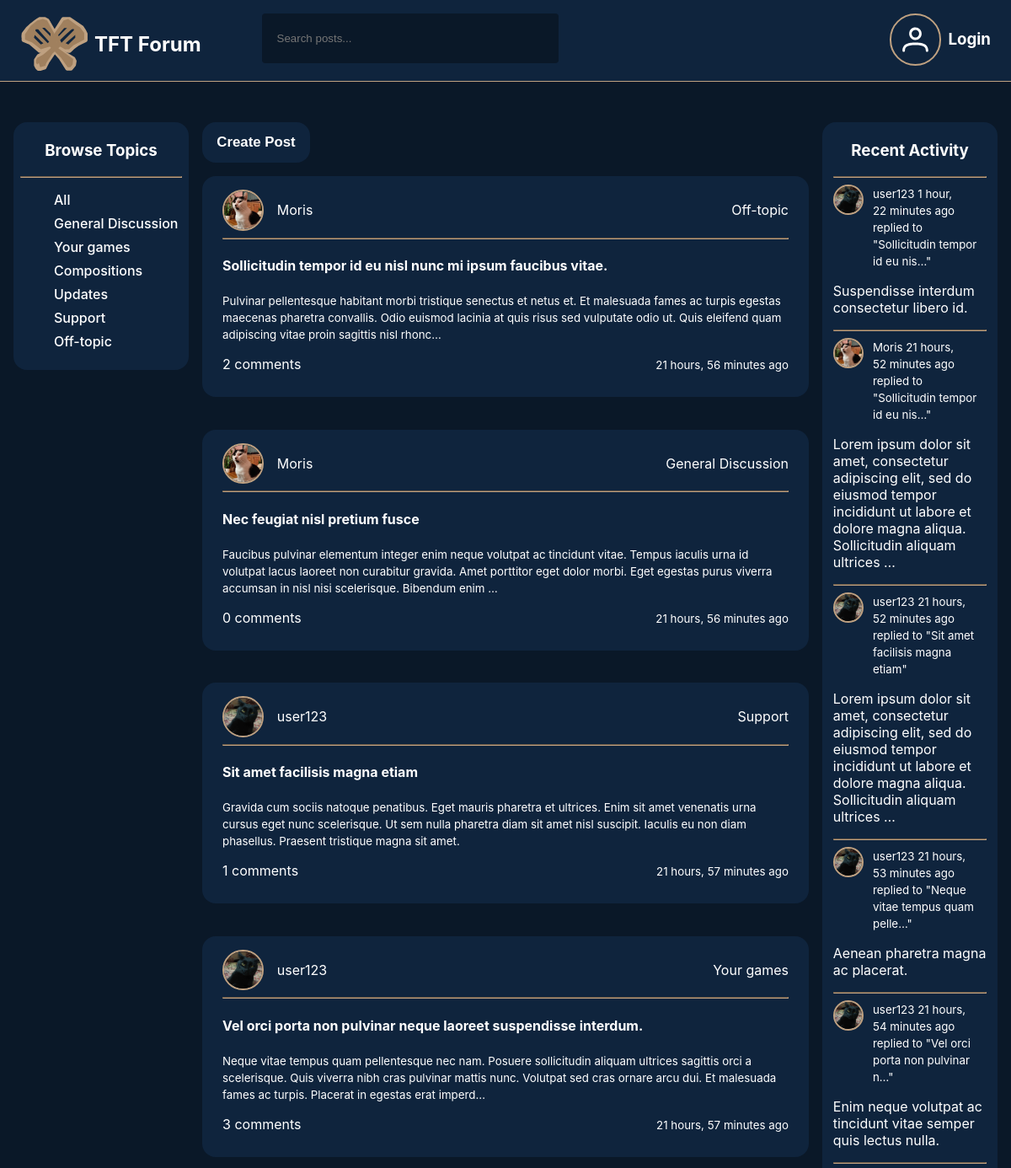
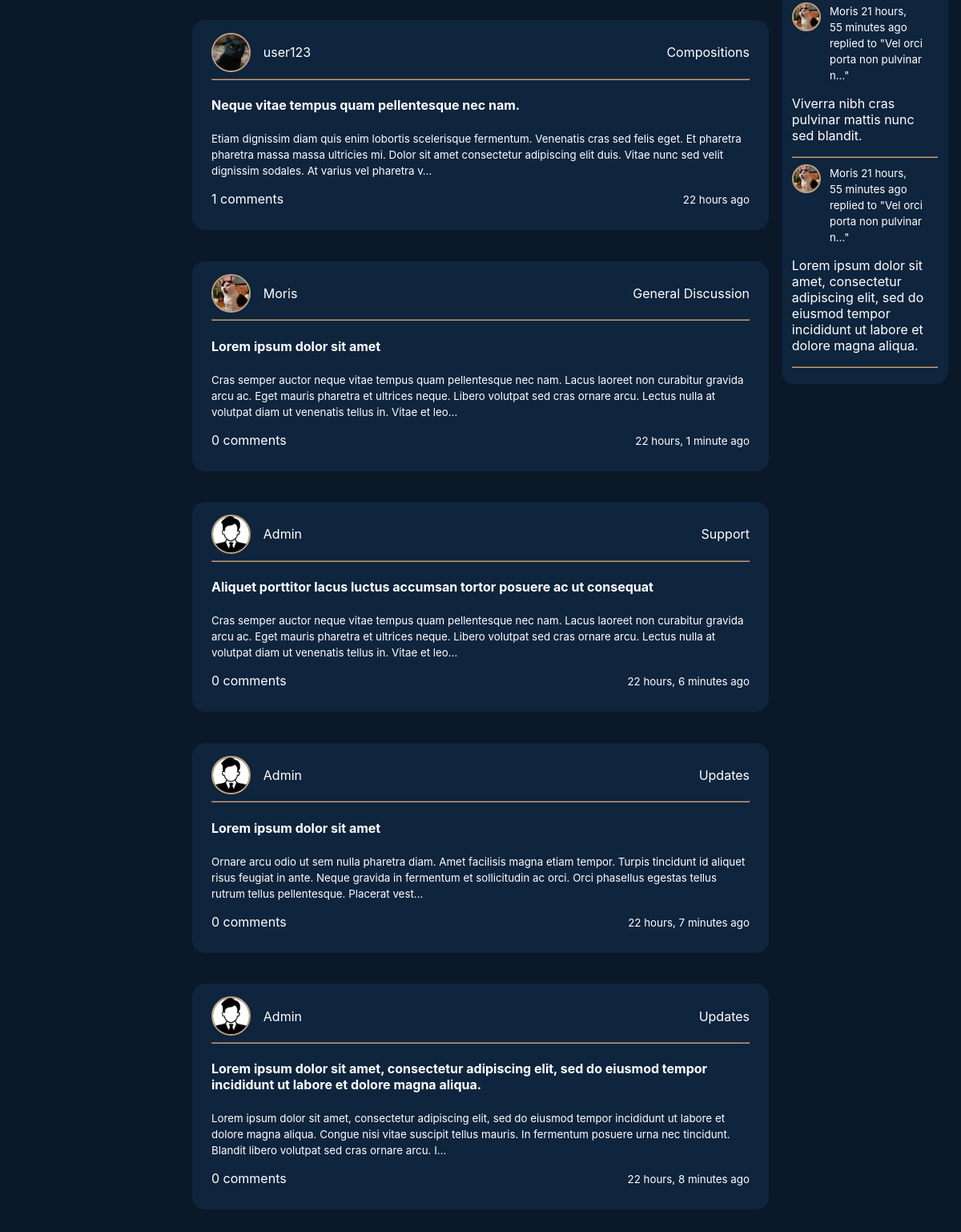
The page / on the database its author committed (2 pictures, top to bottom).
### main/models.py (models this page shows, shortened)
class Topic(models.Model):
    name = models.CharField(max_length=200)

class Post(models.Model):
    created_by = models.ForeignKey(User, on_delete=models.SET_NULL, null=True)
    topic = models.ForeignKey(Topic, on_delete=models.SET_NULL, null=True)
    name = models.CharField(max_length=200)
    description = models.TextField(null=True, blank=True)
    updated = models.DateTimeField(auto_now=True)
    created = models.DateTimeField(auto_now_add=True)
    class Meta:
        ordering = ['-updated', '-created']
    def __str__(self):
        return self.name

class User(AbstractUser):
    email = models.EmailField(_('Email Address'), max_length=50, unique=True)
    email_is_verified = models.BooleanField(default=False)
    bio = models.TextField(null=True)
    avatar = models.ImageField(null=True, default='acc.svg')
    USERNAME_FIELD = 'email'
    REQUIRED_FIELDS = []
    objects = CustomUserManager()

class Comment(models.Model):
    user = models.ForeignKey(User, on_delete=models.CASCADE)
    post = models.ForeignKey(Post, on_delete=models.CASCADE)
    body = models.TextField()
    updated = models.DateTimeField(auto_now=True)
    created = models.DateTimeField(auto_now_add=True)
    class Meta:
        ordering = ['-updated', '-created']

### main/views.py (the view)
# urls.py: path('', views.home, name="home"),
def home(request):
    q = request.GET.get('q') if request.GET.get('q') != None else ''
    posts= Post.objects.filter(Q(topic__name__icontains=q) | Q(name__icontains=q)
    |Q(description__icontains=q))
    topics = Topic.objects.all()
    post_comments = Comment.objects.filter(Q(post__topic__name__icontains=q))
    context = {'posts': posts, 'topics': topics, 'post_comments' : post_comments}
    return render(request, 'main/home.html', context)

### main/templates/main/home.html
{% extends 'main.html' %}
{% block content %}
<main>
<div class="home-container">
    <div>
        {% include 'main/topics_component.html' %}
    </div>
    <div class="second">
        {% include 'main/feed_component.html' %}
    </div>
    <div>
        {% include 'main/activity_component.html' %}
    </div>
</div>
</main>
{% endblock content %}

### main/templates/main/topics_component.html
<div class="topics">
<h3>Browse Topics</h3>
        <hr>
        <ul class="topics-list">
            <li>
                <a href="{% url 'home' %}" class="active">All</a>
            </li>
            {% for topic in topics %}
            <li>
                <a href="{% url 'home' %}?q={{topic.name}}">{{topic.name}}</a>
            </li>
            {% endfor %}
        </ul>
</div>

### main/templates/main/feed_component.html (shortened to what this page needs)
{% load static %}
<div class="post-header">
    <a href="{% url 'create-post' %}"><input type="submit" value="Create Post" /></a>
    {% for post in posts %}
    <div class="post-field">
        <div class="container">
            <span class="avatar avatar_small">
                <img src="{{post.created_by.avatar.url}}"
                height="30"/>
            </span>
            <a href="{% url 'user-profile' post.created_by.id %}">
                {{post.created_by.username}}
            </a>
            <span class="rr">
                {{post.topic.name}}
            </span>
        </div>
        <hr>
        <div class="post-content">
            <h4><a href="{% url 'post' post.id %}">{{post.name}}</a></h4>
            <small>{{ post.description|truncatechars:255 }}</small>
            <div>
                <span>
                    <a href="{% url 'post' post.id %}">{{post.comment_set.all.count}} comments</a>
                </span>
                <span class="right">
                    <small>{{post.created|timesince}} ago</small>
                </span>
            </div>
        </div>
    </div>
    {% endfor %}
</div>

### main/templates/main/activity_component.html
<div class="activity">
    <h3>Recent Activity</h3>
    <hr>
    {% for comment in post_comments %}
    <div class="container">
        <span class="avatar avatar_extrasmall">
            <img src="{{comment.user.avatar.url}}"/>
        </span>
        <div>
            <div>
            <small><a href="{% url 'user-profile' comment.user.id %}">{{comment.user.username}}</a>  {{comment.created|timesince}} ago</small>
            </div>
            <div><small>replied to "<a href="{% url 'post' comment.post.id %}">{{comment.post|truncatechars:30}}</a>"</small></div>
        </div>
    </div>
    <p><a href="{% url 'post' comment.post.id %}">{{comment.body|truncatechars:155}}</a></p>
    <hr>
    {% endfor %}
</div>

### static/styles/style.css (style rules this page uses)
.home-container { display: grid; grid-template-columns: 1fr 3fr 1fr; }
body { background-color: #0A1828; margin: 0; font-family: 'Inter', sans-serif; color: white; }
h3 { text-align: center; }
a { color: white; text-decoration: none; }
hr { border-color: #BFA181; }
.right { float:right; }
.avatar { position: relative; display: inline-block; }
.avatar img { display: block; border-radius: 50%; object-fit: cover; object-position: center; border: 2px solid #BFA181; }
.avatar.avatar_extrasmall img { width: 2rem; height: 2rem; }
.avatar.avatar_small img { width: 2.8rem; height: 2.8rem; }
.topics { background-color: #0F243D; margin: 1rem; padding: 0.5rem; padding-top: 0.2rem; border-radius: 1rem; }
.topics-list { list-style: none; }
.topics-list li a { display: flex; justify-content: space-between; margin-bottom: 0.5rem; font-weight: 500; color: white; }
.activity { background-color: #0F243D; margin: 1rem; padding: 0.8rem; padding-top: 0.2rem; border-radius: 1rem; }
.activity > .container { display: flex; gap: 0.7rem; }
.post-field { background-color: #0F243D; margin-bottom: 2.4rem; border-radius: 1rem; padding: 1.5rem; padding-top: 1rem; }
.post-header { margin-top: 1rem; }
.post-header input[type=submit] { margin-bottom: 1rem; color:white; width: 8rem; height: 3rem; background-color: #0F243D; font-weight: bold; border-radius: 1rem; border: none; font-size: 105%; }
.post-field > .container { display: flex; gap: 1rem; align-items: center; }
.rr { margin-left: auto; position: relative; }
.post-content { margin: 1rem 0; margin-bottom: 0.3rem; }

### rows shown on the page
Topic: name "General Discussion"
Topic: name "Your games"
Topic: name "Compositions"
Topic: name "Updates"
Topic: name "Support"
Topic: name "Off-topic"
Post: created_by.avatar (picture), created_by.username "Moris", topic.name "Off-topic", name "Sollicitudin tempor id eu nisl nunc mi ipsum faucibus vitae.", description "Pulvinar pellentesque habitant morbi tristique senectus et netus et. Et malesuada fames ac turpis egestas maecenas pharetra convallis. Odio euismod lacinia at quis risus sed vulputate odio ut. Quis eleifend quam adipiscing vitae proin sagittis nisl rhonc…", comment_set.all.count "2", created "21 hours, 56 minutes"
Post: created_by.avatar (picture), created_by.username "Moris", topic.name "General Discussion", name "Nec feugiat nisl pretium fusce", description "Faucibus pulvinar elementum integer enim neque volutpat ac tincidunt vitae. Tempus iaculis urna id volutpat lacus laoreet non curabitur gravida. Amet porttitor eget dolor morbi. Eget egestas purus viverra accumsan in nisl nisi scelerisque. Bibendum enim …", comment_set.all.count "0", created "21 hours, 56 minutes"
Post: created_by.avatar (picture), created_by.username "user123", topic.name "Support", name "Sit amet facilisis magna etiam", description "Gravida cum sociis natoque penatibus. Eget mauris pharetra et ultrices. Enim sit amet venenatis urna cursus eget nunc scelerisque. Ut sem nulla pharetra diam sit amet nisl suscipit. Iaculis eu non diam phasellus. Praesent tristique magna sit amet.", comment_set.all.count "1", created "21 hours, 57 minutes"
Post: created_by.avatar (picture), created_by.username "user123", topic.name "Your games", name "Vel orci porta non pulvinar neque laoreet suspendisse interdum.", description "Neque vitae tempus quam pellentesque nec nam. Posuere sollicitudin aliquam ultrices sagittis orci a scelerisque. Quis viverra nibh cras pulvinar mattis nunc. Volutpat sed cras ornare arcu dui. Et malesuada fames ac turpis. Placerat in egestas erat imperd…", comment_set.all.count "3", created "21 hours, 57 minutes"
Post: created_by.avatar (picture), created_by.username "user123", topic.name "Compositions", name "Neque vitae tempus quam pellentesque nec nam.", description "Etiam dignissim diam quis enim lobortis scelerisque fermentum. Venenatis cras sed felis eget. Et pharetra pharetra massa massa ultricies mi. Dolor sit amet consectetur adipiscing elit duis. Vitae nunc sed velit dignissim sodales. At varius vel pharetra v…", comment_set.all.count "1", created "22 hours"
Post: created_by.avatar (picture), created_by.username "Moris", topic.name "General Discussion", name "Lorem ipsum dolor sit amet", description "Cras semper auctor neque vitae tempus quam pellentesque nec nam. Lacus laoreet non curabitur gravida arcu ac. Eget mauris pharetra et ultrices neque. Libero volutpat sed cras ornare arcu. Lectus nulla at volutpat diam ut venenatis tellus in. Vitae et leo…", comment_set.all.count "0", created "22 hours, 1 minute"
Post: created_by.avatar (picture), created_by.username "Admin", topic.name "Support", name "Aliquet porttitor lacus luctus accumsan tortor posuere ac ut consequat", description "Cras semper auctor neque vitae tempus quam pellentesque nec nam. Lacus laoreet non curabitur gravida arcu ac. Eget mauris pharetra et ultrices neque. Libero volutpat sed cras ornare arcu. Lectus nulla at volutpat diam ut venenatis tellus in. Vitae et leo…", comment_set.all.count "0", created "22 hours, 6 minutes"
Post: created_by.avatar (picture), created_by.username "Admin", topic.name "Updates", name "Lorem ipsum dolor sit amet", description "Ornare arcu odio ut sem nulla pharetra diam. Amet facilisis magna etiam tempor. Turpis tincidunt id aliquet risus feugiat in ante. Neque gravida in fermentum et sollicitudin ac orci. Orci phasellus egestas tellus rutrum tellus pellentesque. Placerat vest…", comment_set.all.count "0", created "22 hours, 7 minutes"
Post: created_by.avatar (picture), created_by.username "Admin", topic.name "Updates", name "Lorem ipsum dolor sit amet, consectetur adipiscing elit, sed do eiusmod tempor incididunt ut labore et dolore magna aliqua.", description "Lorem ipsum dolor sit amet, consectetur adipiscing elit, sed do eiusmod tempor incididunt ut labore et dolore magna aliqua. Congue nisi vitae suscipit tellus mauris. In fermentum posuere urna nec tincidunt. Blandit libero volutpat sed cras ornare arcu. I…", comment_set.all.count "0", created "22 hours, 8 minutes"
Comment: user.avatar (picture), user.username "user123", created "1 hour, 22 minutes", post "Sollicitudin tempor id eu nis…", body "Suspendisse interdum consectetur libero id."
Comment: user.avatar (picture), user.username "Moris", created "21 hours, 52 minutes", post "Sollicitudin tempor id eu nis…", body "Lorem ipsum dolor sit amet, consectetur adipiscing elit, sed do eiusmod tempor incididunt ut labore et dolore magna aliqua. Sollicitudin aliquam ultrices …"
Comment: user.avatar (picture), user.username "user123", created "21 hours, 52 minutes", post "Sit amet facilisis magna etiam", body "Lorem ipsum dolor sit amet, consectetur adipiscing elit, sed do eiusmod tempor incididunt ut labore et dolore magna aliqua. Sollicitudin aliquam ultrices …"
Comment: user.avatar (picture), user.username "user123", created "21 hours, 53 minutes", post "Neque vitae tempus quam pelle…", body "Aenean pharetra magna ac placerat."
Comment: user.avatar (picture), user.username "user123", created "21 hours, 54 minutes", post "Vel orci porta non pulvinar n…", body "Enim neque volutpat ac tincidunt vitae semper quis lectus nulla."
Comment: user.avatar (picture), user.username "Moris", created "21 hours, 55 minutes", post "Vel orci porta non pulvinar n…", body "Viverra nibh cras pulvinar mattis nunc sed blandit."
Comment: user.avatar (picture), user.username "Moris", created "21 hours, 55 minutes", post "Vel orci porta non pulvinar n…", body "Lorem ipsum dolor sit amet, consectetur adipiscing elit, sed do eiusmod tempor incididunt ut labore et dolore magna aliqua."
